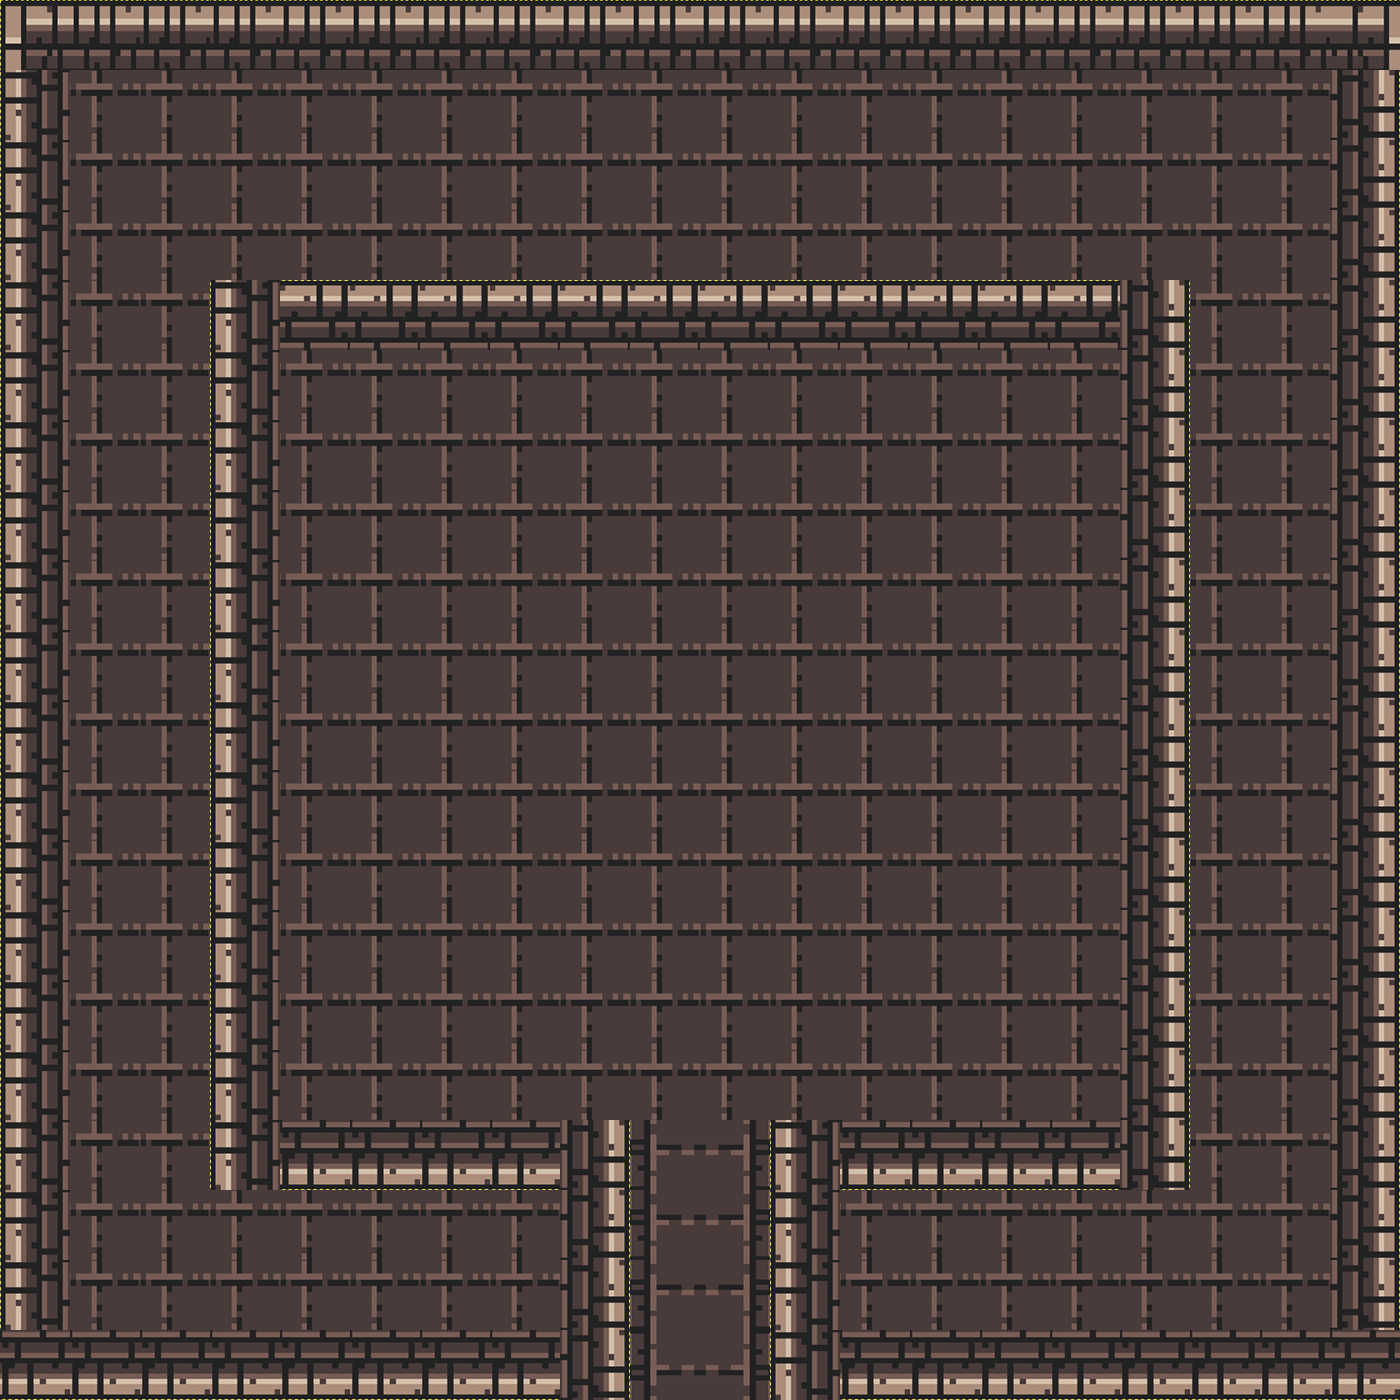

This game map was drawn from its Tiled (.tmx) file and the tilesets committed beside it. A one-line description and the trimmed map source follow:
An orthogonal 20x20 tile map with 70x70 px tiles, 2 tile layers (Tiles, Tilescollider), 3 tilesets.

<map version="1.2" tiledversion="1.3.2" orientation="orthogonal" renderorder="right-down" compressionlevel="0" width="20" height="20" tilewidth="70" tileheight="70" infinite="0" backgroundcolor="#000000" nextlayerid="21" nextobjectid="31">
 <editorsettings>
  <export target="map1.json" format="json" />
 </editorsettings>
 <tileset firstgid="1" name="coin" tilewidth="70" tileheight="70" tilecount="1" columns="1">
  <image source="../images/coinGold.png" width="70" height="70" />
 </tileset>
 <tileset firstgid="2" name="Caste" tilewidth="70" tileheight="70" tilecount="272" columns="16">
  <image source="../images/Caste.png" width="1155" height="1225" />
 </tileset>
 <tileset firstgid="274" name="tiled" tilewidth="70" tileheight="70" tilecount="49" columns="7">
  <image source="../images/tiled.png" width="500" height="500" />
 </tileset>
 <layer id="19" name="Tiles" width="20" height="20">
  <data>[400 cells, 328 non-empty, 25 distinct tile ids]</data>
 </layer>
 <layer id="20" name="Tilescollider" width="20" height="20">
  <data>[400 cells, 126 non-empty, 4 distinct tile ids]</data>
 </layer>
</map>
